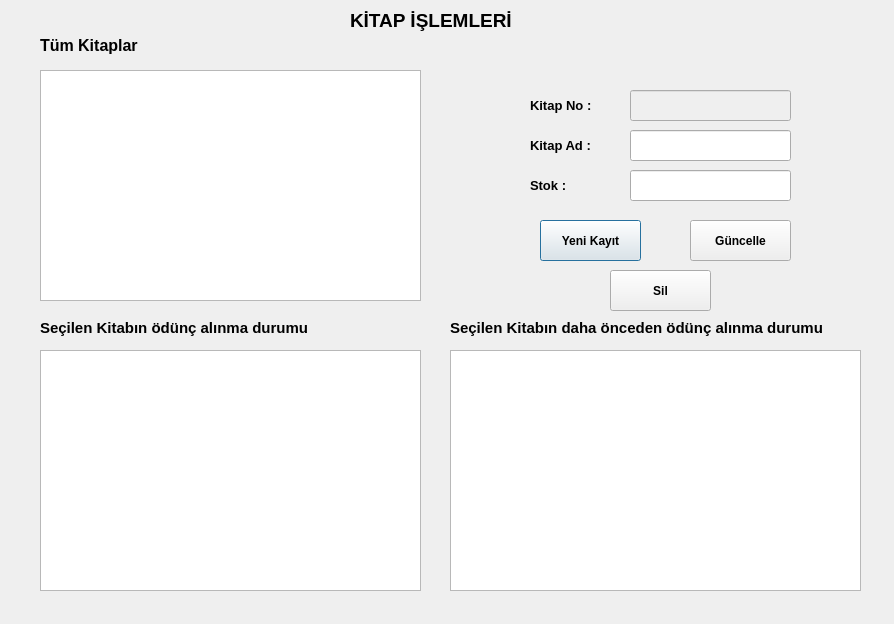
<?xml version="1.0" encoding="UTF-8"?>
<ui version="4.0">
 <class>kitap</class>
 <widget class="QDialog" name="kitap">
  <property name="geometry">
   <rect>
    <x>0</x>
    <y>0</y>
    <width>894</width>
    <height>624</height>
   </rect>
  </property>
  <property name="windowTitle">
   <string>Dialog</string>
  </property>
  <widget class="QLabel" name="label">
   <property name="geometry">
    <rect>
     <x>350</x>
     <y>10</y>
     <width>251</width>
     <height>21</height>
    </rect>
   </property>
   <property name="palette">
    <palette>
     <active>
      <colorrole role="WindowText">
       <brush brushstyle="SolidPattern">
        <color alpha="255">
         <red>255</red>
         <green>0</green>
         <blue>0</blue>
        </color>
       </brush>
      </colorrole>
     </active>
     <inactive>
      <colorrole role="WindowText">
       <brush brushstyle="SolidPattern">
        <color alpha="255">
         <red>0</red>
         <green>0</green>
         <blue>0</blue>
        </color>
       </brush>
      </colorrole>
     </inactive>
     <disabled>
      <colorrole role="WindowText">
       <brush brushstyle="SolidPattern">
        <color alpha="255">
         <red>120</red>
         <green>120</green>
         <blue>120</blue>
        </color>
       </brush>
      </colorrole>
     </disabled>
    </palette>
   </property>
   <property name="font">
    <font>
     <pointsize>14</pointsize>
     <bold>true</bold>
    </font>
   </property>
   <property name="text">
    <string>KİTAP İŞLEMLERİ</string>
   </property>
  </widget>
  <widget class="QLabel" name="label_2">
   <property name="geometry">
    <rect>
     <x>40</x>
     <y>30</y>
     <width>281</width>
     <height>31</height>
    </rect>
   </property>
   <property name="font">
    <font>
     <pointsize>12</pointsize>
     <bold>true</bold>
    </font>
   </property>
   <property name="text">
    <string>Tüm Kitaplar</string>
   </property>
  </widget>
  <widget class="QTableView" name="tableView_tum_kitaplar">
   <property name="geometry">
    <rect>
     <x>40</x>
     <y>70</y>
     <width>381</width>
     <height>231</height>
    </rect>
   </property>
  </widget>
  <widget class="QLabel" name="label_3">
   <property name="geometry">
    <rect>
     <x>40</x>
     <y>320</y>
     <width>331</width>
     <height>16</height>
    </rect>
   </property>
   <property name="font">
    <font>
     <pointsize>11</pointsize>
     <bold>true</bold>
    </font>
   </property>
   <property name="text">
    <string>Seçilen Kitabın ödünç alınma durumu</string>
   </property>
  </widget>
  <widget class="QTableView" name="tableView_odunc_alma_durum">
   <property name="geometry">
    <rect>
     <x>40</x>
     <y>350</y>
     <width>381</width>
     <height>241</height>
    </rect>
   </property>
  </widget>
  <widget class="QLabel" name="label_4">
   <property name="geometry">
    <rect>
     <x>530</x>
     <y>90</y>
     <width>111</width>
     <height>31</height>
    </rect>
   </property>
   <property name="font">
    <font>
     <pointsize>10</pointsize>
     <bold>true</bold>
    </font>
   </property>
   <property name="text">
    <string>Kitap No :</string>
   </property>
  </widget>
  <widget class="QLabel" name="label_5">
   <property name="geometry">
    <rect>
     <x>530</x>
     <y>130</y>
     <width>111</width>
     <height>31</height>
    </rect>
   </property>
   <property name="font">
    <font>
     <pointsize>10</pointsize>
     <bold>true</bold>
    </font>
   </property>
   <property name="text">
    <string>Kitap Ad : </string>
   </property>
  </widget>
  <widget class="QLineEdit" name="lineEdit_kitap_no">
   <property name="enabled">
    <bool>false</bool>
   </property>
   <property name="geometry">
    <rect>
     <x>630</x>
     <y>90</y>
     <width>161</width>
     <height>31</height>
    </rect>
   </property>
  </widget>
  <widget class="QLineEdit" name="lineEdit_kitap_ad">
   <property name="geometry">
    <rect>
     <x>630</x>
     <y>130</y>
     <width>161</width>
     <height>31</height>
    </rect>
   </property>
  </widget>
  <widget class="QPushButton" name="pushButton_kaydet">
   <property name="geometry">
    <rect>
     <x>540</x>
     <y>220</y>
     <width>101</width>
     <height>41</height>
    </rect>
   </property>
   <property name="font">
    <font>
     <bold>true</bold>
    </font>
   </property>
   <property name="text">
    <string>Yeni Kayıt</string>
   </property>
  </widget>
  <widget class="QPushButton" name="pushButton_sil">
   <property name="geometry">
    <rect>
     <x>610</x>
     <y>270</y>
     <width>101</width>
     <height>41</height>
    </rect>
   </property>
   <property name="font">
    <font>
     <bold>true</bold>
    </font>
   </property>
   <property name="text">
    <string>Sil</string>
   </property>
  </widget>
  <widget class="QPushButton" name="pushButton_guncelle">
   <property name="geometry">
    <rect>
     <x>690</x>
     <y>220</y>
     <width>101</width>
     <height>41</height>
    </rect>
   </property>
   <property name="font">
    <font>
     <bold>true</bold>
    </font>
   </property>
   <property name="text">
    <string>Güncelle</string>
   </property>
  </widget>
  <widget class="QLabel" name="label_6">
   <property name="geometry">
    <rect>
     <x>530</x>
     <y>170</y>
     <width>111</width>
     <height>31</height>
    </rect>
   </property>
   <property name="font">
    <font>
     <pointsize>10</pointsize>
     <bold>true</bold>
    </font>
   </property>
   <property name="text">
    <string>Stok : </string>
   </property>
  </widget>
  <widget class="QLineEdit" name="lineEdit_stok">
   <property name="geometry">
    <rect>
     <x>630</x>
     <y>170</y>
     <width>161</width>
     <height>31</height>
    </rect>
   </property>
  </widget>
  <widget class="QTableView" name="tableView_dahaOnceOduncAlma">
   <property name="geometry">
    <rect>
     <x>450</x>
     <y>350</y>
     <width>411</width>
     <height>241</height>
    </rect>
   </property>
  </widget>
  <widget class="QLabel" name="label_7">
   <property name="geometry">
    <rect>
     <x>450</x>
     <y>320</y>
     <width>451</width>
     <height>16</height>
    </rect>
   </property>
   <property name="font">
    <font>
     <pointsize>11</pointsize>
     <bold>true</bold>
    </font>
   </property>
   <property name="text">
    <string>Seçilen Kitabın daha önceden ödünç alınma durumu</string>
   </property>
  </widget>
 </widget>
 <resources/>
 <connections/>
</ui>
